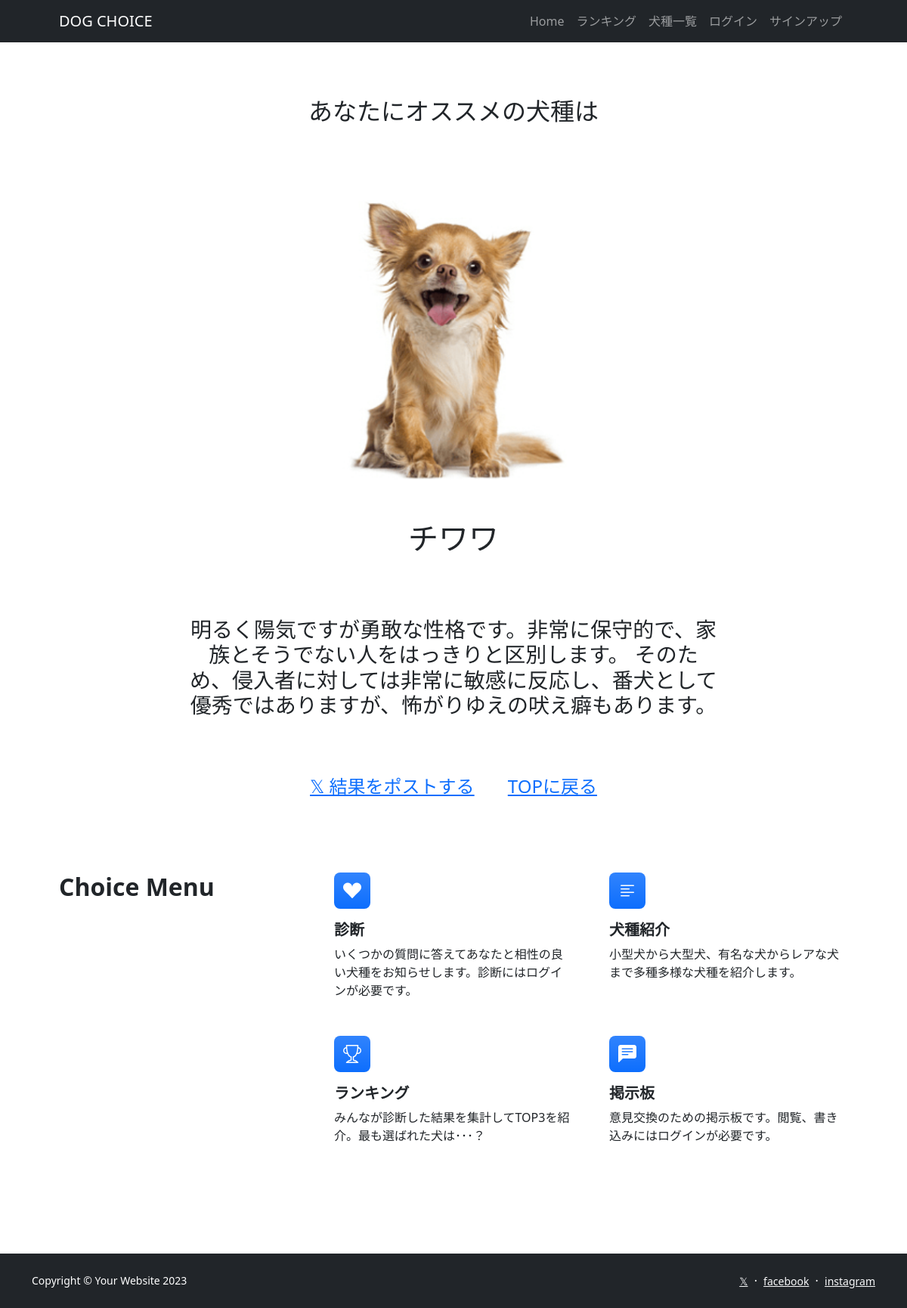
/dogs/2/, run on the app's committed database.
### dogapp/models.py (models this page shows, shortened)
class Dogs(models.Model):
    dog_name = models.CharField(verbose_name='犬名', max_length=200)
    image = models.ImageField(verbose_name='イメージ', upload_to='photos')
    comment = models.TextField(verbose_name='コメント',)

### dogapp/views.py (the view)
# urls.py: path('dogs/<int:dog_id>/', views.result, name='result'),
def result(request, dog_id):
    dog = get_object_or_404(Dogs, pk=dog_id)
    return render(request, 'result.html', {'dog': dog})

### dogapp/templates/result.html (shortened to what this page needs)
{% extends 'base.html' %}
{% load static %}
    {% block contents %}
    <br><br><br>
        <body>
            <div class="text-center">
                <h2>あなたにオススメの犬種は</h2>
            </div>
        </body>
            <br>
            <div class="container">
                <div class="row">
                    <div class="col offset-0 text-center">
                        <img src="{{ dog.image.url }}" class="img-fluid rounded-3 my-5 mx-auto" style="max-width: 50%;" alt="...">
                        <h1>{{ dog.dog_name }}</h1><br><br><br>
                        <h3 class="text-center" style="max-width: 700px; margin: 0 auto;">{{ dog.comment }}</h3>
                    </div>
                </div>
            </div>
            <br><br><br>
            <div>
            <link rel="stylesheet" href="https://cdnjs.cloudflare.com/ajax/libs/font-awesome/6.2.0/css/all.min.css">
                <div class="text-center">
                <a href="https://twitter.com/intent/tweet?url={{ request.build_absolute_uri|urlencode }}&text=あなたにオススメの犬種は･･･ 【{{ dog.dog_name }}】<<犬種診断アプリ>>であなたにぴったりのパートナー見つけませんか？
                            &via=YourTwitterHandle" target="_blank" rel="noopener noreferrer" class="large-text">𝕏 結果をポストする</a>
                <a href="{% url 'dogapp:index' %}" class="large-text">TOPに戻る</a>
                </div>
    {% endblock %}

### dogapp/templates/result.html (style rules this page uses)
.large-text { font-size: 24px; text-align: center; display: inline-block; margin: 0 20px; }

### data on the page
Dogs: image (picture), dog_name "チワワ", comment "明るく陽気ですが勇敢な性格です。非常に保守的で、家族とそうでない人をはっきりと区別します。 そのため、侵入者に対しては非常に敏感に反応し、番犬として優秀ではありますが、怖がりゆえの吠え癖もあります。"
